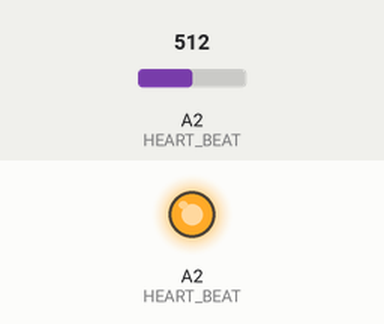
The sketch below on a simulated Arduino Uno, built with avr-gcc and run on an emulated ATmega328P. On the bench: output pins drawn as LEDs (lit = HIGH). The inputs (shaded band) are chosen by the test bench; at power-on: A2 (HEART_BEAT) = 512. No radio packets arrive unless stated.

Above: at 1.9 s.
2.0 s: A2 (HEART_BEAT) set to 333
6.3 s: A2 (HEART_BEAT) set to 308
Timing chart, 0 to 15.8 s (numbered marks = the images above; inputs shaded):
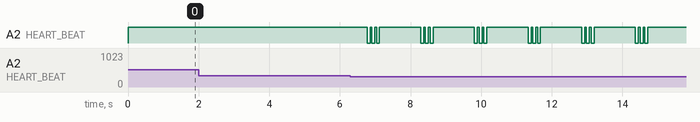

The sketch:

sketch_RF315_Transmitter.ino
```cpp
// RF315 Transmitter
// using VirtualWire Library
//..................................
#include <VirtualWire.h>  // Radio Signal Library
#include <JeeLib.h>       // Low power functions library

#define HEART_BEAT A2  // A2 on Tiny85 as Heart LED
#define DATA_PIN A1    // A1 or 1 as Data Pin on Tiny85

#define MESSAGE "6" // CODE

#define VOLTAGE_MIN 3.0// will be ~3.0V for lithium
#define VOLTAGE_WARN 3.2// will be ~3.1V for lithium

ISR(WDT_vect) { Sleepy::watchdogEvent(); } // Setup the watchdog

char *controller;

void setup() {
                              // PIN CONFIG :
  pinMode(HEART_BEAT, OUTPUT);        // A2: for signal indicator
//  pinMode(DATA_PIN,   OUTPUT);        // A1:  for signal output

  vw_set_ptt_inverted(true);

  vw_set_tx_pin(DATA_PIN);    // for data transmission
  vw_setup(4000);             // speed of data transfer Kbps
}

void loop() {

  check_voltage();                      // JUST WARN ME ABOUT BATTERY

  digitalWrite(HEART_BEAT, HIGH);       // START TRANSMISSION...

  send_message();
  delay(500);
  send_message();
  delay(500);                           // WAIT FOR 250ms

  digitalWrite(HEART_BEAT, LOW);        // END OF TRANSMISSION.

//  deep_sleep(1000);                     // SLEEP FOR 1 SECOND.

}

void send_message(){
  controller = MESSAGE ;                 // MESSAGE
  vw_send((uint8_t *)controller,
            strlen(controller));        // SENDING....
  vw_wait_tx();                         // WAIT FOR IDLE..
}

void deep_sleep(int timing){
 Sleepy::loseSomeTime(timing);
}

void blink_for(int times) {
  for (int i = 0; i < times; i++) {
    digitalWrite(HEART_BEAT, HIGH);// INDICATE ALIVE
    delay(150 / times);
    digitalWrite(HEART_BEAT, LOW);// INDICATE ALIVE
    delay(250 / times);
  }
}

void check_voltage() {
  float voltage = analogRead(A2)/100.0;
  if(voltage < VOLTAGE_MIN){
    blink_for(6);
  }
  else if(voltage < VOLTAGE_WARN){
    blink_for(3);
  }
}
```

Measured:
- after the input at 6.3 s, A2 (HEART_BEAT): HIGH → LOW after 0.47 s, then repeats every 1.5 s: 2 × (HIGH 0.05 s, LOW 0.08 s), HIGH 1.2 s, LOW 0.08 s
